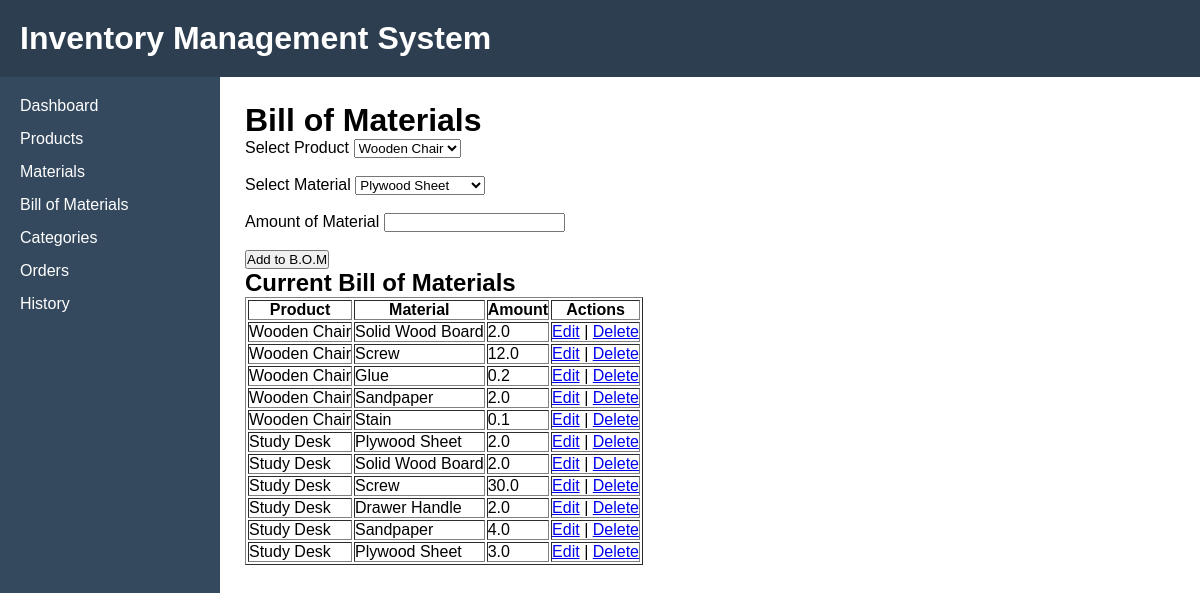
/bill_of_materials?product_id=1, run on the app's committed database.
### tables this page shows
CREATE TABLE bill_of_materials (
    id INTEGER PRIMARY KEY AUTOINCREMENT,
    product_id INTEGER NOT NULL,
    material_id INTEGER NOT NULL,
    amount_needed REAL NOT NULL,

    FOREIGN KEY(product_id) REFERENCES products(id),
    FOREIGN KEY(material_id) REFERENCES materials(id)
);

CREATE TABLE products (
    id INTEGER PRIMARY KEY AUTOINCREMENT,
    name TEXT NOT NULL,
    selling_price REAL NOT NULL,
    description TEXT
);

CREATE TABLE materials (
    id INTEGER PRIMARY KEY AUTOINCREMENT,
    name TEXT NOT NULL,
    unit TEXT NOT NULL,
    quantity REAL NOT NULL DEFAULT 0,
    price REAL NOT NULL,
    minimum_stock REAL NOT NULL DEFAULT 0
);

### app.py (the view)
@app.route("/bill_of_materials")
def bill_of_materials():
    selected_product = request.args.get("product_id", type=int)
    print("Selected product:", selected_product)
    connection = sqlite3.connect("inventory.db")
    cursor = connection.cursor()
    cursor.execute("""SELECT * FROM products""")
    products = cursor.fetchall()
    cursor.execute("""SELECT * FROM materials""")
    materials = cursor.fetchall()
    cursor.execute("""
        SELECT bill_of_materials.id, products.name, materials.name, bill_of_materials.amount_needed
        FROM bill_of_materials
        JOIN products
            ON bill_of_materials.product_id = products.id
        JOIN materials
            ON bill_of_materials.material_id = materials.id;
    """)
    bom = cursor.fetchall()
    connection.close()
    return render_template("bill_of_materials.html",products=products,materials=materials,bom=bom,selected_product=selected_product)

### templates/bill_of_materials.html
{% extends "base.html" %}
{% block content %}
<h1>Bill of Materials</h1>
<form action="{{ url_for('add_bom') }}" method="POST">
    <label>Select Product</label>
    <select name="product_id" required>
        {% for product in products%}
        <option value="{{ product[0] }}"
            {% if product[0] == selected_product %}
                selected
            {% endif %}
        >{{ product[1] }}</option>
        {% endfor %}
    </select><br><br>
    <label>Select Material</label>
    <select name="material_id" required>
        {% for material in materials %}
        <option value="{{ material[0] }}">{{ material[1] }}</option>
        {% endfor %}
    </select><br><br>
    <label>Amount of Material</label>
    <input name="amount_needed" type="number" step="0.01" required><br><br>
    <button type="submit">Add to B.O.M</button>
</form>
<h2>Current Bill of Materials</h2>
<table border="1">
    <tr>
        <th>Product</th>
        <th>Material</th>
        <th>Amount</th>
        <th>Actions</th>
    </tr>
    {% for item in bom %}
    <tr>
        <td>{{ item[1] }}</td>
        <td>{{ item[2] }}</td>
        <td>{{ item[3] }}</td>
        <td>
            <a href="{{ url_for('edit_bom', id=item[0]) }}">Edit</a>
            |
            <a href="{{ url_for('delete_bom', id=item[0]) }}">Delete</a>
        </td>
    </tr>
    {% endfor %}
</table>
{% endblock %}

### static/css/style.css (style rules this page uses)
* { margin: 0; padding: 0; box-sizing: border-box; }
body { font-family: Arial,sans-serif }

### data on the page
bill_of_materials: name "Wooden Chair", name "Solid Wood Board", amount_needed "2.0"
bill_of_materials: name "Wooden Chair", name "Screw", amount_needed "12.0"
bill_of_materials: name "Wooden Chair", name "Glue", amount_needed "0.2"
bill_of_materials: name "Wooden Chair", name "Sandpaper", amount_needed "2.0"
bill_of_materials: name "Wooden Chair", name "Stain", amount_needed "0.1"
bill_of_materials: name "Study Desk", name "Plywood Sheet", amount_needed "2.0"
bill_of_materials: name "Study Desk", name "Solid Wood Board", amount_needed "2.0"
bill_of_materials: name "Study Desk", name "Screw", amount_needed "30.0"
bill_of_materials: name "Study Desk", name "Drawer Handle", amount_needed "2.0"
bill_of_materials: name "Study Desk", name "Sandpaper", amount_needed "4.0"
bill_of_materials: name "Study Desk", name "Plywood Sheet", amount_needed "3.0"

### other printed values
form field product_id "Wooden Chair"
form field material_id "Plywood Sheet"
